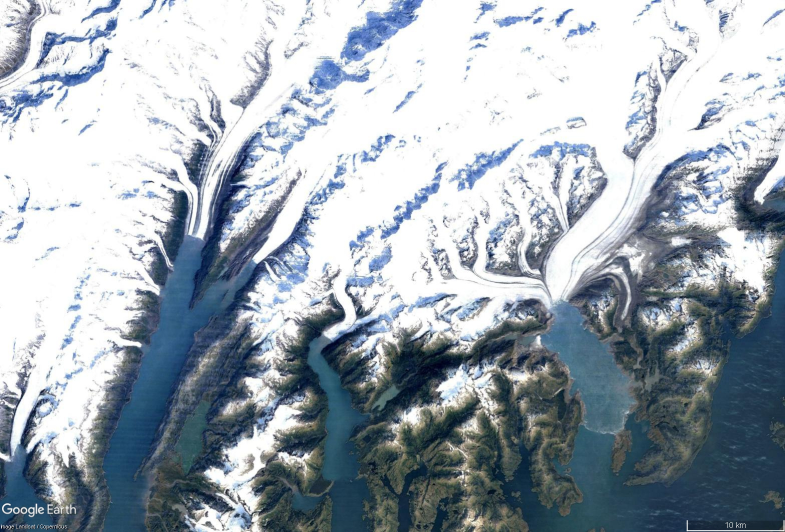
%> input picture Datasets/Columbia Glacier/12_2006.jpg, 1570 x 1064 px, given in place of 2_2015.jpg, which was not available (shown at 1/2 size)
$ octave Segmentation_newest.m   (GNU Octave 9; MATLAB toolbox functions it lacks are replaced by stand-ins)
%> lines starting %> are read from the running program, lines starting %| are printed output that depends on the picture; in (x1, y1, x2, y2) boxes, pixels count from 0 and x2, y2 are one past the last pixel; in counts of white or black regions, pixels touching at a corner belong together; the program's own positions count from 1; pictures that were not available may be replaced by others from this repository, and a replacement may not be noted

imgPaths1 = {
    "C:\Users\julia\OneDrive\Dokumente\1_TUM\Computer Vision\Challenge\CV_Challenge\Datasets\Columbia Glacier\12_2000.jpg"
    "C:\Users\julia\OneDrive\Dokumente\1_TUM\Computer Vision\Challenge\CV_Challenge\Datasets\Columbia Glacier\12_2002.jpg"
    "C:\Users\julia\OneDrive\Dokumente\1_TUM\Computer Vision\Challenge\CV_Challenge\Datasets\Columbia Glacier\12_2004.jpg"
    "C:\Users\julia\OneDrive\Dokumente\1_TUM\Computer Vision\Challenge\CV_Challenge\Datasets\Columbia Glacier\12_2014.jpg"
};
imgPaths1 = {
    "C:\Users\julia\OneDrive\Dokumente\1_TUM\Computer Vision\Challenge\CV_Challenge\Datasets\Dubai\12_1990.jpg"
    "C:\Users\julia\OneDrive\Dokumente\1_TUM\Computer Vision\Challenge\CV_Challenge\Datasets\Dubai\12_1995.jpg"
    "C:\Users\julia\OneDrive\Dokumente\1_TUM\Computer Vision\Challenge\CV_Challenge\Datasets\Dubai\12_2000.jpg"
    "C:\Users\julia\OneDrive\Dokumente\1_TUM\Computer Vision\Challenge\CV_Challenge\Datasets\Dubai\12_1995.jpg"
};
imgPaths = {
    "C:\Users\julia\OneDrive\Dokumente\1_TUM\Computer Vision\Challenge\CV_Challenge\Datasets\Kuwait\2_2015.jpg"
    "C:\Users\julia\OneDrive\Dokumente\1_TUM\Computer Vision\Challenge\CV_Challenge\Datasets\Kuwait\2_2017.jpg"
    "C:\Users\julia\OneDrive\Dokumente\1_TUM\Computer Vision\Challenge\CV_Challenge\Datasets\Kuwait\5_2017.jpg"
    "C:\Users\julia\OneDrive\Dokumente\1_TUM\Computer Vision\Challenge\CV_Challenge\Datasets\Kuwait\6_2018.jpg"
};
imgPaths1 = {
    "C:\Users\julia\OneDrive\Dokumente\1_TUM\Computer Vision\Challenge\CV_Challenge\Datasets\Brazilian Rainforest\12_1985.jpg"
    "C:\Users\julia\OneDrive\Dokumente\1_TUM\Computer Vision\Challenge\CV_Challenge\Datasets\Brazilian Rainforest\12_1990.jpg"
    "C:\Users\julia\OneDrive\Dokumente\1_TUM\Computer Vision\Challenge\CV_Challenge\Datasets\Brazilian Rainforest\12_1995.jpg"
    "C:\Users\julia\OneDrive\Dokumente\1_TUM\Computer Vision\Challenge\CV_Challenge\Datasets\Brazilian Rainforest\12_2000.jpg"
    "C:\Users\julia\OneDrive\Dokumente\1_TUM\Computer Vision\Challenge\CV_Challenge\Datasets\Brazilian Rainforest\12_2005.jpg"
    "C:\Users\julia\OneDrive\Dokumente\1_TUM\Computer Vision\Challenge\CV_Challenge\Datasets\Brazilian Rainforest\12_2010.jpg"
    "C:\Users\julia\OneDrive\Dokumente\1_TUM\Computer Vision\Challenge\CV_Challenge\Datasets\Brazilian Rainforest\12_2015.jpg"
    "C:\Users\julia\OneDrive\Dokumente\1_TUM\Computer Vision\Challenge\CV_Challenge\Datasets\Brazilian Rainforest\12_2020.jpg"
};
imgPaths1 = {
    "C:\Users\julia\OneDrive\Dokumente\1_TUM\Computer Vision\Challenge\CV_Challenge\Datasets\Frauenkirche\2012_08.jpg"
    "C:\Users\julia\OneDrive\Dokumente\1_TUM\Computer Vision\Challenge\CV_Challenge\Datasets\Frauenkirche\2015_07.jpg"
    "C:\Users\julia\OneDrive\Dokumente\1_TUM\Computer Vision\Challenge\CV_Challenge\Datasets\Frauenkirche\2015_08.jpg"
    "C:\Users\julia\OneDrive\Dokumente\1_TUM\Computer Vision\Challenge\CV_Challenge\Datasets\Frauenkirche\2016_07.jpg"
    "C:\Users\julia\OneDrive\Dokumente\1_TUM\Computer Vision\Challenge\CV_Challenge\Datasets\Frauenkirche\2017_04.jpg"
    "C:\Users\julia\OneDrive\Dokumente\1_TUM\Computer Vision\Challenge\CV_Challenge\Datasets\Frauenkirche\2018_04.jpg"
    "C:\Users\julia\OneDrive\Dokumente\1_TUM\Computer Vision\Challenge\CV_Challenge\Datasets\Frauenkirche\2019_03.jpg"
    "C:\Users\julia\OneDrive\Dokumente\1_TUM\Computer Vision\Challenge\CV_Challenge\Datasets\Frauenkirche\2019_06.jpg"
    "C:\Users\julia\OneDrive\Dokumente\1_TUM\Computer Vision\Challenge\CV_Challenge\Datasets\Frauenkirche\2020_03.jpg"
    "C:\Users\julia\OneDrive\Dokumente\1_TUM\Computer Vision\Challenge\CV_Challenge\Datasets\Frauenkirche\2021_06.jpg"

    "C:\Users\julia\OneDrive\Dokumente\1_TUM\Computer Vision\Challenge\CV_Challenge\Datasets\Wiesn\3_2020.jpg"
};

for i = 1:length(imgPaths)
    r=i
    segment_environment(imgPaths{i});
% [2 lines not run here, left out]
function segment_environment(imgPath)
    % Read image once
    I = imread(imgPath);
%> I is the input picture: size 1064x1570x3 uint8; mean R, G, B 160.6, 170.2, 178.7
    gray = rgb2gray(I);
    Ihsv = rgb2hsv(I);
%> Ihsv: size 1064x1570x3 double; mean H, S, V 0.374, 0.19, 0.705
    I_double = im2double(I);
    R = I_double(:,:,1); G = I_double(:,:,2); B = I_double(:,:,3);
    H = Ihsv(:,:,1); S = Ihsv(:,:,2); V = Ihsv(:,:,3);

    % --- Step 1: Detection modules (pass precomputed data) ---
    labelSnowWater = detection_Snow_Water(I, gray, R, G, B);
    labelSnowWater = detect_water(labelSnowWater, H, S, V, R, G, B); % find dark greenish waters as well
    labelCityLand  = detect_city_land(I, H, S, V, R, G, B);  % no forest here
    labelCityLand  = detect_forest(labelCityLand, H, S, V, R, G, B);  % forest added here

    labelRivers    = detectRivers(I, gray, R, G, B);


    % --- Step 2: Combine masks (preserve overwrite logic) ---
    finalLabelMap = labelSnowWater;

    finalLabelMap(labelCityLand == 2) = 2;  % Land
    finalLabelMap(labelCityLand == 3) = 3;  % City
    %finalLabelMap()
    finalLabelMap(labelCityLand == 7) = 7;  % Forest inside City
    finalLabelMap(labelRivers == 5) = 5;    % River

    % --- Step 3: Unclassified pixels by color ---
    finalLabelMap = classify_unclassified_by_color(finalLabelMap, R, G, B, H, S, V);
    finalLabelMap = resolve_water_forest_conflict(finalLabelMap, gray, H, S, V, R, G, B);
    % --- Visualization ---
    show_segmented_map(I, finalLabelMap);
end


% [46 lines left out: function segment_environment_old, not called in this run]

%% Detection Functions

%% detect_city_land -> returns label map containing 0,2,3
% new -> 90% city detection
% [75 lines left out: function detect_city_land_old, not called in this run]

function [labelMap] = detect_city_land(I, H, S, V, R, G, B)
    gray = im2double(rgb2gray(I));
    stdMap = mat2gray(stdfilt(gray, true(15)));
    baseMask = stdMap > 0.15;
    cityMask = imfill(imclose(bwareaopen(baseMask, 100), strel('disk', 5)), 'holes');

    CC = bwconncomp(cityMask);
    props = regionprops(CC, 'PixelIdxList', 'Area');
    keepIdx = find([props.Area] >= 500);
    labelMap = zeros(size(cityMask), 'uint8');

    % Region-wise classification
    for i = 1:length(keepIdx)
        pix = props(keepIdx(i)).PixelIdxList;
        h = H(pix); s = S(pix); v = V(pix);
        numPix = numel(pix);

        isRedRoof = (h < 0.05 | h > 0.95) & s > 0.3;
        isTanLike = h > 0.05 & h < 0.15 & s > 0.2 & v > 0.4;
        greenish  = h > 0.2 & h < 0.45 & s > 0.25;

        RedSum = sum(isRedRoof);
        TanRatio = sum(isTanLike) / numPix;
        GreenRatio = sum(greenish) / numPix;
        MeanSat = mean(s); MeanVal = mean(v); VarVal = std(v);

        label = 2;
        if RedSum > 28 || GreenRatio > 0.42 || ...
           (TanRatio > 0.1 && GreenRatio < 0.4 && MeanVal > 0.5)
            label = 3;
        elseif MeanSat < 0.1 && VarVal < 0.02
            label = 0;
        end
        labelMap(pix) = label;

    end

    if sum(labelMap(:) == 3) / numel(labelMap) > 0.75
        labelMap(labelMap > 0) = 3;
    end
end

%% detectRivers -> returns label map containing 0,5
% [195 lines left out: functions detectRivers_old, detectRivers1, not called in this run]
function finalRiverMask = detectRivers(I, grayImg, R, G, B)
    % Detect rivers using color, edge shape, and spatial connectivity.
    % Inputs:
    %   - I: original RGB image
    %   - grayImg: grayscale version of I
    %   - R, G, B: double-normalized RGB channels [0,1]

    imgSize = size(grayImg);
    mask = true(imgSize);

    % --- Step 1: Color-based River Candidates ---
    greenish = (G > R + 0.03) & (G > B + 0.02) & (G > 0.35);
    whiteish = (R > 0.7) & (G > 0.7) & (B > 0.7);
    riverCandidates = (greenish | whiteish) & mask;
    riverCandidates = bwareaopen(riverCandidates, 100);

    riverMaskColorShape = imclose(riverCandidates, strel('disk', 5));

    % --- Step 2: Filter Long Thin Shapes ---
    CC = bwconncomp(riverMaskColorShape);
    stats = regionprops(CC, 'PixelIdxList', 'MajorAxisLength', 'MinorAxisLength', 'Area', 'Solidity');
    filteredColor = false(imgSize);

    for i = 1:CC.NumObjects
        major = stats(i).MajorAxisLength;
        minor = stats(i).MinorAxisLength;
        area = stats(i).Area;
        solidity = stats(i).Solidity;

        if minor == 0, continue; end
        aspectRatio = major / minor;

        if aspectRatio > 3 && area < 30000 && solidity < 0.95
            filteredColor(stats(i).PixelIdxList) = true;
        end
    end

    % --- Step 3: Edge-based Detection ---
    edgesSobel = edge(grayImg, 'Sobel');
    edgesSobel = imfill(edgesSobel, 'holes');
    edgesSobel = bwareaopen(imclose(edgesSobel, strel('disk', 5)), 100);

    CC_edge = bwconncomp(edgesSobel);
    statsEdge = regionprops(CC_edge, 'PixelIdxList', 'MajorAxisLength', 'MinorAxisLength');
    filteredEdge = false(imgSize);

    for i = 1:CC_edge.NumObjects
        major = statsEdge(i).MajorAxisLength;
        minor = statsEdge(i).MinorAxisLength;
        if minor == 0, continue; end
        if major / minor > 2
            filteredEdge(statsEdge(i).PixelIdxList) = true;
        end
    end

    % --- Step 4: Combine & Connect ---
    combinedCandidates = filteredColor | filteredEdge;

    maxBridgeDistance = 10;
    bridgeRadius = 2;
    connectedEdges = connectRegionsByEdgeProximity(combinedCandidates, maxBridgeDistance, bridgeRadius);

    % --- Step 5: Final River Region Filtering ---
    CC_final = bwconncomp(connectedEdges);
    statsFinal = regionprops(CC_final, 'PixelIdxList', 'Area');

    imageDiagonal = sqrt(imgSize(1)^2 + imgSize(2)^2);
    minDist = (1/6) * imageDiagonal;
    finalRiverMask = zeros(imgSize);

    for i = 1:CC_final.NumObjects
        pixIdx = statsFinal(i).PixelIdxList;
        if numel(pixIdx) < 100, continue; end

        [y, x] = ind2sub(imgSize, pixIdx);
        coords = [x, y];

        if numel(pixIdx) > 300
            try
                K = convhull(coords(:,1), coords(:,2));
                maxDist = max(pdist(coords(K,:)));
            catch
                maxDist = max(pdist(coords));
            end
        else
            maxDist = max(pdist(coords));
        end

        if maxDist >= minDist
            finalRiverMask(pixIdx) = 5;
        end
    end
end

%% detection_Snow_Water -> returns label map containing 0,1,4
% [71 lines left out: function detection_Snow_Water_old, not called in this run]

function labelMap = detection_Snow_Water(I, grayImg, Rn, Gn, Bn)
    imgSize = size(grayImg);
    edgeDensity = conv2(double(edge(grayImg, 'Canny')), ones(15)/225, 'same');
    smoothMask = edgeDensity < 0.05;
%> smoothMask: size 1064x1570 logical; 47.4% white; 355 white regions (131 under 20 px), largest, box (x1, y1, x2, y2) and area: (516, 0, 1371, 665) 212294, (0, 0, 774, 889) 191138, (1008, 488, 1570, 1064) 149984
    smoothMask = imfill(bwareaopen(smoothMask, 500), 'holes');
%> smoothMask: size 1064x1570 logical; 49.3% white; 55 white regions, largest, box (x1, y1, x2, y2) and area: (516, 0, 1371, 665) 239171, (0, 0, 774, 889) 209655, (1008, 488, 1570, 1064) 152403

    CC = bwconncomp(smoothMask);
%> CC = 55 connected components
    stats = regionprops(CC, 'PixelIdxList', 'Area', 'Eccentricity');
%> stats = 55 regions; largest, Area and Eccentricity: 239171 0.778, 209655 0.92, 152403 0.678, 72637 0.946, 50007 0.864

    for k = 1:numel(stats)
        if stats(k).Eccentricity < 0.6 || stats(k).Area < 100
            smoothMask(stats(k).PixelIdxList) = false;
        end
    end
%> this loop made 55 passes
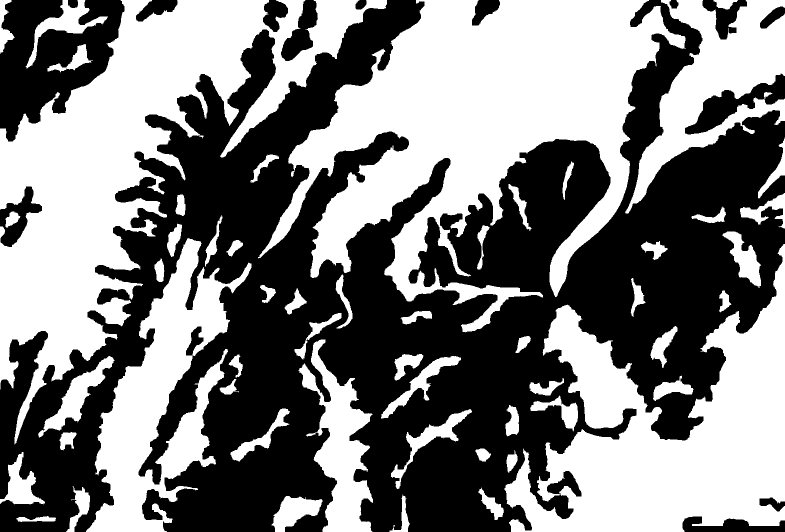
%> smoothMask: size 1064x1570 logical (shown at 1/2 size); 49.2% white; 54 white regions, largest, box (x1, y1, x2, y2) and area: (516, 0, 1371, 665) 239171, (0, 0, 774, 889) 209655, (1008, 488, 1570, 1064) 152403

    CC = bwconncomp(smoothMask);
%> CC = 54 connected components
    stats = regionprops(CC, 'PixelIdxList');
%> stats = 54 items

    labelMap = zeros(imgSize, 'uint8');
    snowFound = false;

    for k = 1:CC.NumObjects
        idx = stats(k).PixelIdxList;
        rMean = mean(Rn(idx));
        gMean = mean(Gn(idx));
        bMean = mean(Bn(idx));

        if rMean > 0.75 && gMean > 0.75 && bMean > 0.75
            labelMap(idx) = 4;  % Snow
            snowFound = true;
        elseif bMean > rMean && bMean > gMean
            labelMap(idx) = 1;  % Water
        end
    end
%> this loop made 54 passes
%> (rMean, gMean, bMean) on passes 1 to 8: (0.978, 0.978, 0.978), (0.988, 0.99, 0.991), (0.154, 0.303, 0.43), (0.977, 0.978, 0.978), (0.149, 0.279, 0.375), (0.994, 0.994, 0.992), (0.994, 0.995, 0.994), (0.985, 0.989, 0.988)

    % Pixel-based water detection
    blueDominant = (Bn > 0.35) & (Bn > Rn + 0.08) & (Bn > Gn + 0.05);
%> blueDominant: size 1064x1570 logical; 18.9% white; 1887 white regions (1380 under 20 px), largest, box (x1, y1, x2, y2) and area: (183, 263, 690, 1064) 98859, (1079, 546, 1268, 1011) 31162, (614, 603, 815, 962) 15736
    cyanLike = (Bn > 0.4) & (Gn > 0.4) & (Rn < 0.4) & (abs(Bn - Gn) < 0.15);
%> cyanLike: size 1064x1570 logical; 2.6% white; 6674 white regions (6575 under 20 px), largest, box (x1, y1, x2, y2) and area: (1078, 608, 1272, 869) 19919, (320, 528, 374, 615) 1466, (744, 771, 797, 820) 800
    pixelWater = blueDominant | cyanLike;
%> pixelWater: size 1064x1570 logical; 19.6% white; 3984 white regions (3456 under 20 px), largest, box (x1, y1, x2, y2) and area: (183, 263, 690, 1064) 99757, (1078, 546, 1272, 1011) 34053, (614, 602, 815, 962) 15745

    % Filter small areas
    L = bwlabel(pixelWater);
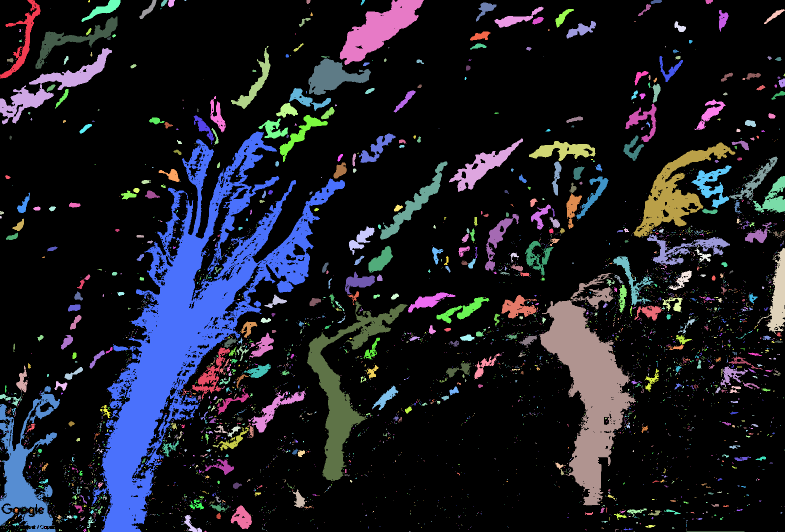
%> L: size 1064x1570 double (shown at 1/2 size); 3985 distinct labels, from 0 to 3984; one colour per label, 0 black
    statsWater = regionprops(L, 'Area');
%> statsWater = 3984 regions; largest, Area: 99757, 34053, 15745, 12876, 10639
    for i = 1:numel(statsWater)
        if statsWater(i).Area < 3000
            pixelWater(L == i) = false;
        end
    end
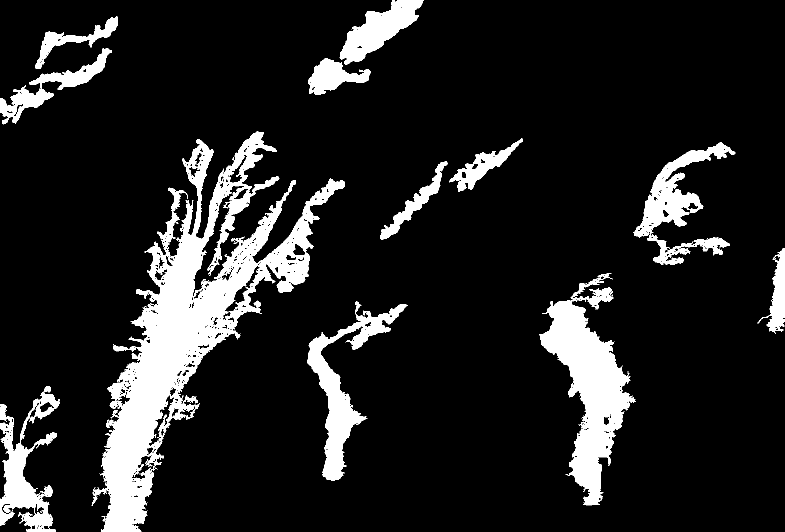
%> pixelWater: size 1064x1570 logical (shown at 1/2 size); 12.7% white; 13 white regions, largest, box (x1, y1, x2, y2) and area: (183, 263, 690, 1064) 99757, (1078, 546, 1272, 1011) 34053, (614, 602, 815, 962) 15745
    labelMap(pixelWater) = 1;
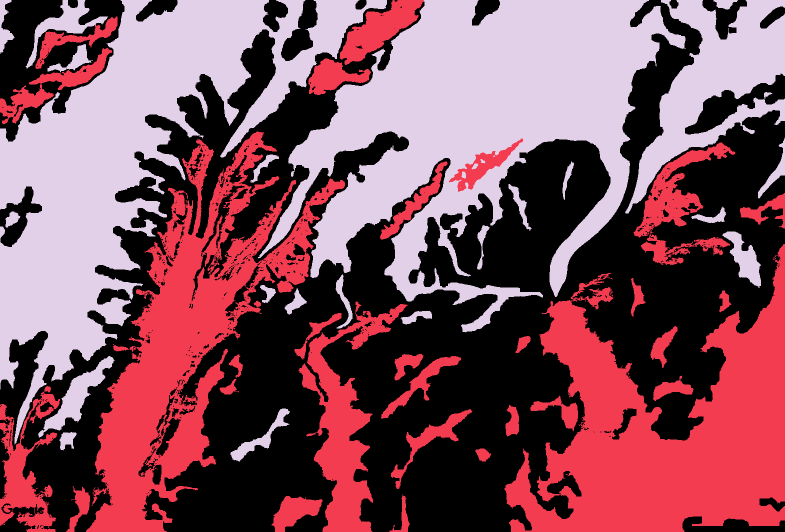
%> labelMap: size 1064x1570 uint8 (shown at 1/2 size); 3 distinct labels, from 0 to 4; one colour per label, 0 black

    if snowFound
        whiteish = (Rn > 0.7) & (Gn > 0.7) & (Bn > 0.7);
%> whiteish: size 1064x1570 logical; 50.8% white; 1479 black regions (1196 under 20 px), largest, box (x1, y1, x2, y2) and area: (0, 191, 1570, 1064) 720426, (970, 319, 1216, 597) 13920, (680, 0, 847, 131) 8742
        labelMap(whiteish) = 4;
%> labelMap: size 1064x1570 uint8; 19.68% of pixels changed, all inside (x1, y1, x2, y2) = (0, 0, 1570, 1064)
    end
end

function labelMap = detect_water(labelMap, H, S, V, R, G, B)
    % Only look at pixels labeled as unclassified or land
    mask = (labelMap == 0) | (labelMap == 2);
%> mask: size 1064x1570 logical; 25.2% white; 2324 white regions (1945 under 20 px), largest, box (x1, y1, x2, y2) and area: (641, 596, 1171, 1064) 137415, (1131, 310, 1570, 881) 85330, (284, 585, 691, 1064) 75826

    % Water tends to be dark and low saturation
    isDark = V < 0.4;
%> isDark: size 1064x1570 logical; 26.4% white; 1924 white regions (1725 under 20 px), largest, box (x1, y1, x2, y2) and area: (504, 520, 1570, 1064) 323544, (0, 652, 533, 1064) 71421, (378, 309, 547, 619) 8986
    isLowSat = S < 0.4;
%> isLowSat: size 1064x1570 logical; 77.7% white; 1338 black regions (1039 under 20 px), largest, box (x1, y1, x2, y2) and area: (955, 497, 1570, 1064) 119797, (193, 265, 556, 1064) 79145, (525, 603, 927, 1064) 55171

    % Avoid green-dominant areas (likely forest)
    notGreenish = ~(G > R + 0.05 & G > B + 0.05 & G > 0.3);
%> notGreenish: size 1064x1570 logical; 99.9% white; black in thin lines or dots

    % Clear water is blue-dominant
    isBlueDominant = B > R & B > G;
%> isBlueDominant: size 1064x1570 logical; 53.4% white; 1114 black regions (801 under 20 px), largest, box (x1, y1, x2, y2) and area: (495, 0, 1570, 708) 337757, (0, 0, 778, 1033) 257633, (711, 691, 1145, 1064) 56878

    % Combine heuristics
    waterPixels = mask & isDark & isLowSat & notGreenish & isBlueDominant;
%> waterPixels: size 1064x1570 logical; 4.6% white; 2600 white regions (2174 under 20 px), largest, box (x1, y1, x2, y2) and area: (1211, 557, 1407, 810) 7744, (1298, 798, 1381, 881) 2829, (930, 622, 1103, 714) 2626

    % Assign label 1 to detected water
    labelMap(waterPixels) = 1;
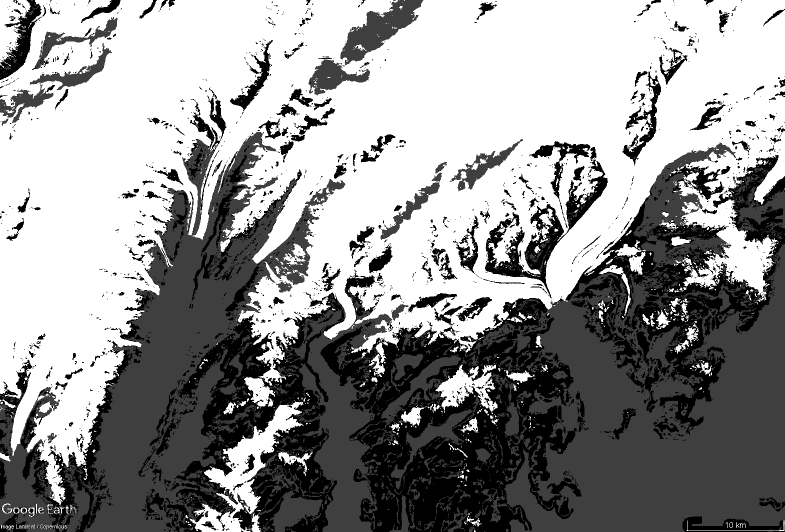
%> labelMap: size 1064x1570 uint8 (shown at 1/2 size); min 0, max 4, mean 2.33; drawn with min black and max white
%> in detect_city_land, `stdMap = mat2gray(stdfilt(gray, true(15)));`:
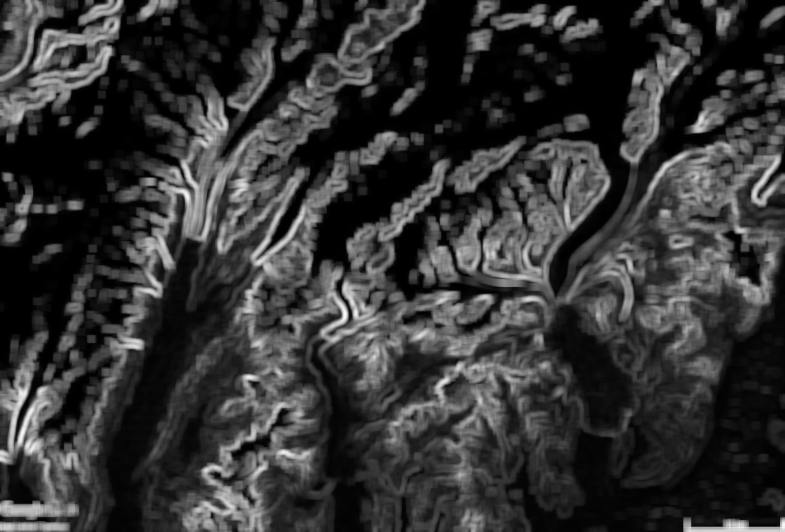
%> stdMap: size 1064x1570 double (shown at 1/2 size); min 0, max 1, mean 0.209
%> in detect_city_land, `CC = bwconncomp(cityMask);`: CC = 51 connected components
%> in detect_city_land, `props = regionprops(CC, 'PixelIdxList', 'Area');`: props = 51 regions; largest, Area: 875702, 44293, 13578, 10312, 5790
%> in detect_city_land, `keepIdx = find([props.Area] >= 500);`: keepIdx = 23 values from 1 to 50
%> the loop in detect_city_land, `for i = 1:length(keepIdx)` made 23 passes
%> (numPix, TanRatio, GreenRatio, MeanSat, MeanVal, VarVal) on passes 1 to 8: (44293, 0, 0, 0.143, 0.843, 0.177), (5790, 0, 0, 0.073, 0.935, 0.104), (875702, 0.00179, 0.002, 0.186, 0.66, 0.288), (707, 0, 0, 0.0358, 0.952, 0.103), (1118, 0, 0, 0.0503, 0.954, 0.0747), (677, 0, 0, 0.0887, 0.935, 0.0951), (1313, 0, 0, 0.063, 0.949, 0.0891), (923, 0, 0, 0.0287, 0.933, 0.0965)
%> after the loop in detect_city_land, `for i = 1:length(keepIdx)`:
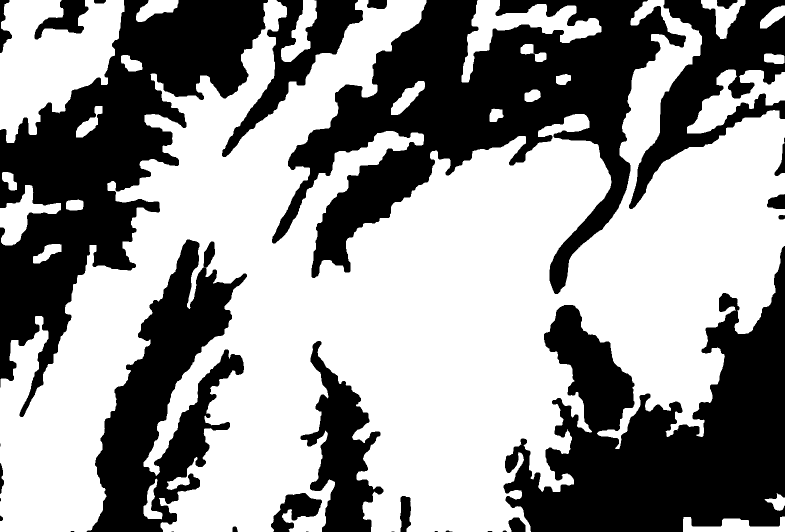
%> labelMap: size 1064x1570 uint8 (shown at 1/2 size); values 0 (black) and 2 (white), 58.4% white; 31 black regions (8 under 20 px), largest, box (x1, y1, x2, y2) and area: (544, 0, 1372, 588) 183372, (1007, 492, 1570, 1064) 162789, (0, 0, 536, 834) 158085
end

% [64 lines left out: functions resolve_water_forest_conflict2, resolve_water_forest_conflict, not called in this run]


%% detection unclassified
% [98 lines left out: functions classify_unclassified_by_color_old, classify_unclassified_by_color, not called in this run]

%% detect forests
function labelMap = detect_forest(labelMap, H, S, V, R, G, B)
    % Detect forest in pixels labeled as land or city (2 or 3)
    mask = (labelMap == 2) | (labelMap == 3);

    % Create boolean masks for green-like appearance
    isGreenHSV = H > 0.2 & H < 0.45 & S > 0.2 & V > 0.2;
%> isGreenHSV: size 1064x1570 logical; 0.33% white in thin lines or dots, all inside (x1, y1, x2, y2) = (72, 498, 1558, 1064)
%> (the rest of the program and of its run is left out)
